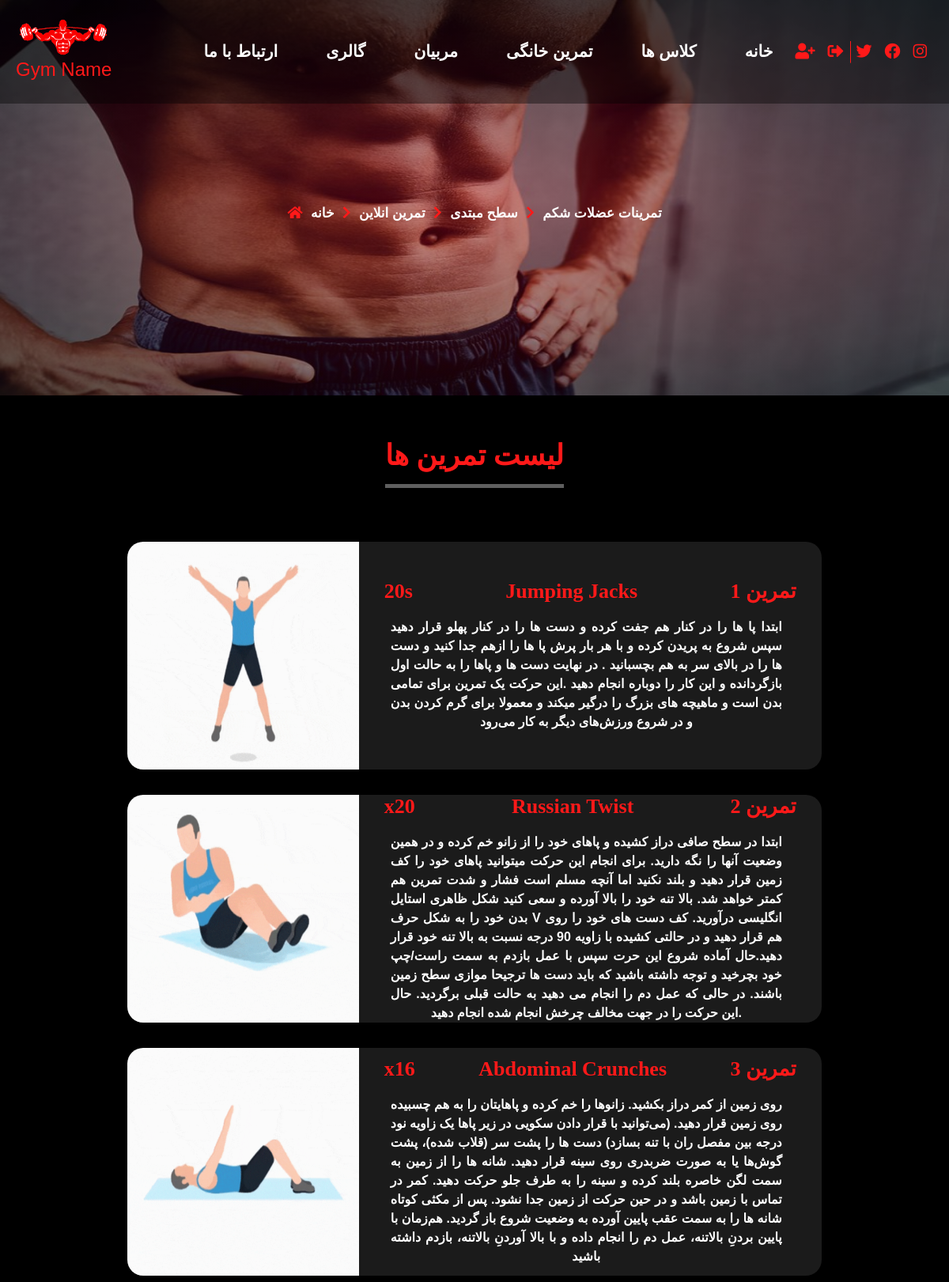
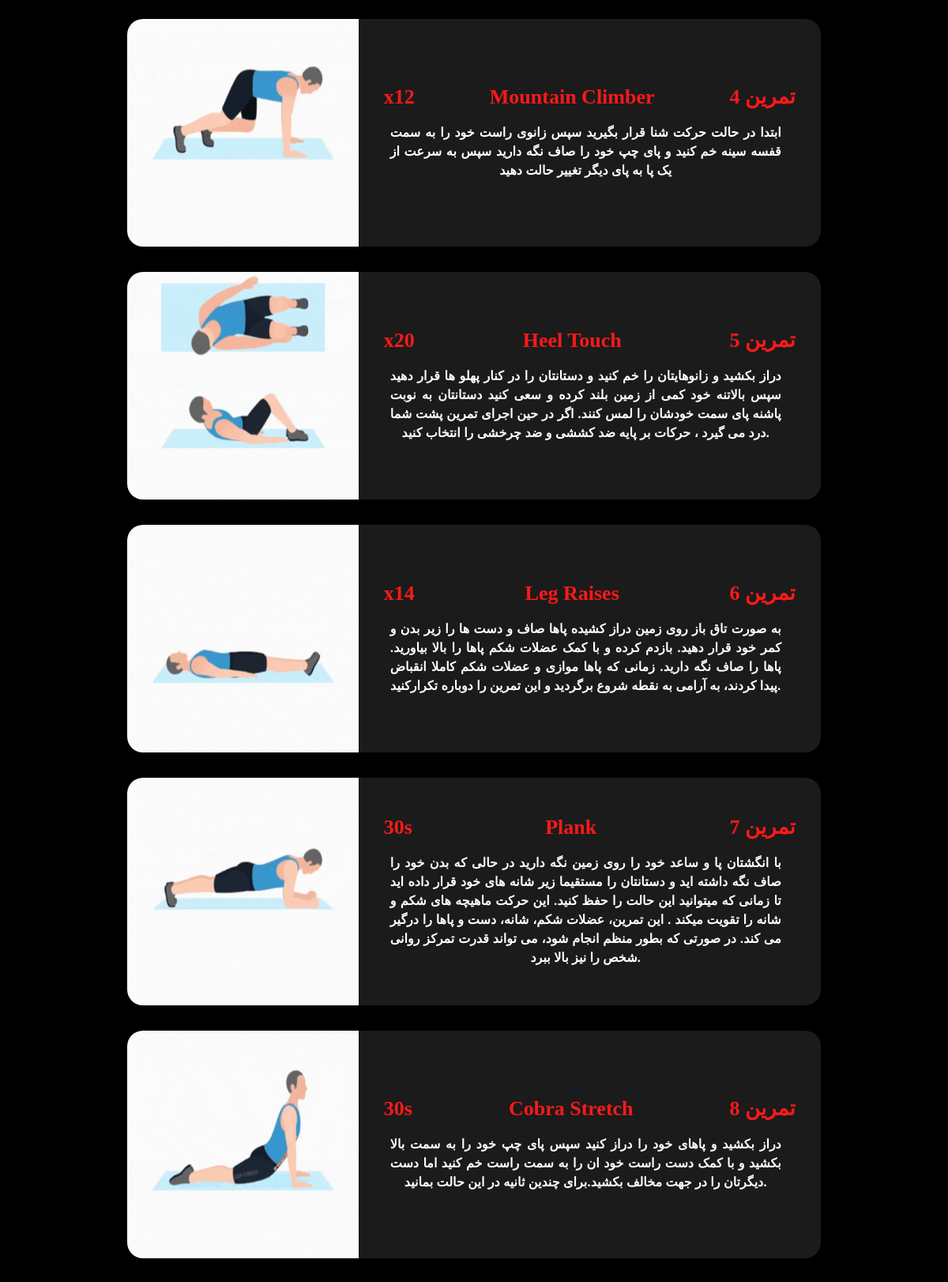
Screenshot of /workouts/workouts/4 (upper part) with the database file from the repository (2 pictures, top to bottom).
### workouts/models.py (models this page shows, shortened)
class Workout_List(models.Model):
    class Grade(models.TextChoices):
            grade1  = 'مبتدی', "مبتدی"
            grade2 = 'متوسط', "متوسط"
            grade3 = 'پیشرفته', "پیشرفته"
    title = models.CharField(max_length=200)
    grade = models.CharField(max_length=200,choices=Grade.choices)
    image = models.ImageField(upload_to='workout/workout_list/%Y/%m/%d')
    selected_workouts = models.ManyToManyField(Workouts,blank=True)
    is_published = models.BooleanField(default=True)
    class Meta:
        verbose_name_plural = "فهرست تمرینات"

class Workouts(models.Model):
     title = models.CharField(max_length=100)
     description = models.TextField()
     rule = models.CharField(max_length=20)
     image = models.ImageField(upload_to='workout/workouts/%Y/%m/%d')
     class Meta:
        verbose_name_plural = "تمرینات"

### workouts/views.py (the view)
# urls.py: path('workouts/', include('workouts.urls')),
def workouts(request,workout_id):
    workouts = get_object_or_404(Workout_List, pk=workout_id)
    context = {
        'workouts' : workouts,
        }
    return render(request, './workouts/workouts.html',context)

### pages/context_processors.py (called while the page is built, shortened)
def info(request):
    info = Contact_Info.objects.all()
    context = {
        'info' : info.first(),
    }
    all_users = User.objects.all()
    for user in all_users:
        active_registers , expired_registers = Register.objects.get_user_registers(user)
        for i in expired_registers:
            i.is_expired=True
            i.save()
    if request.user.is_authenticated:
        cart_obj, new_obj = Cart.objects.new_or_get(request.user)
        cart_count = cart_obj.selected_class.count() + cart_obj.online_selected_class.count()
        context.update({'cart_count' : cart_count})
    return(context)

### registers/models.py (called while the page is built)
def add_dates(sender, instance, *args, **kwrags):
    if instance.status == 'پرداخت شده':
        if instance.register_date is None and instance.expiration_date is None:
            instance.register_date = date.today()
            instance.expiration_date = date.today() + timedelta(days=1)

def pre_save_create_register_id(sender, instance, *args, **kwrags):
    if not instance.register_id:
        instance.register_id = unique_register_id_generator(instance)

def post_save_register(sender, instance, created, *args, **kwrags):
    if created:
        instance.update_total()

def change_cart_status(sender, instance, *args, **kwargs):
    if instance.status == "پرداخت شده":
        qs = Cart.objects.filter(id=instance.cart.id)
        qs.update(terminated=True)

    def get_user_registers(self,user):
        active_classes = []
        qs = self.get_queryset().filter(user=user, status="پرداخت شده")
        for i in qs:
            if i.expiration_date > date.today():
                active_classes.append(i)
        s = set(active_classes)
        expired_classes = [x for x in qs if x not in s]
        return active_classes, expired_classes

### templates/workouts/workouts.html (shortened to what this page needs)
{% extends 'base.html' %}
{% block content %}
  <section>
    <div class="banner" style="background-image: url('{{workouts.image.url }}');">
      <div class="page-address">
        <span><i class="fa fa-home"></i></span>
        <span>{{ workouts.title }}</span>
        <span><i class="fas fa-chevron-right"></i></span>
        <span>سطح {{ workouts.grade }}</span>
        <span><i class="fas fa-chevron-right"></i></span>
        <span>تمرین انلاین</span>
        <span><i class="fas fa-chevron-right"></i></span>
        <span> خانه </span>
      </div>
    </div>
  </section>
  <section class="container-fluid my-5">
    <span class="simple-title">لیست تمرین ها</span>
  {% if not workouts.selected_workouts.all %}
  <div class="col-md-12">
    <p>هیچ تمرینی اضافه نشده است</p>
    </div>
{% else %}
    {% for workout in workouts.selected_workouts.all %}
    <div class="row no-gutters workout">
      <div class="col-md-6 workout-info order-md-2">
        <div class="workout-info-header">
          <h3>تمرین {{ forloop.counter }}</h3>
          <h3>{{workout.title}}</h3>
          <h3 style="font-family: Numberpile;">{{ workout.rule}}</h3>
        </div>
        <p>{{workout.description}}</p>
      </div>
      <div class="col-md-3 workout-image order-md-1">
        <img src="{{workout.image.url}}" alt="" />
      </div>
    </div>
    {% endfor%}
{% endif%}
  </section>
  {% endblock %}

### Gym_Website/static/css/workout.css (style rules this page uses)
body { background-color: black; color: white; font-weight: bolder; font-family: sans-serif; text-align: center; }
section { margin-bottom: 2em; }
i { color: #ff1919; }
.banner { height: 500px; background-repeat: no-repeat; background-size: 100% 100%; display: -webkit-box; display: -ms-flexbox; display: flex; -webkit-box-orient: vertical; -webkit-box-direction: normal; -ms-flex-direction: column; flex-direction: column; -webkit-box-align: center; -ms-flex-align: center; align-items: center; -webkit-box-pack: center; -ms-flex-pack: center; justify-content: center; }
.banner .page-address { margin-top: 2em; z-index: 1; }
.banner .page-address span { padding: 3px; font-size: calc(0.5vw + 11px); }
.banner::after { content: ""; position: absolute; top: 0; left: 0; height: 500px; width: 100%; background: radial-gradient(ellipse at center, rgba(181, 8, 8, 0.38) 0%, rgba(0, 0, 0, 0.6) 100%); background-size: 100% 100%; }
.simple-title { color: #ff1919; font-size: calc(12px + 2vw); display: inline-block; font-family: 'Segoe UI', Tahoma, Geneva, Verdana, sans-serif; margin-bottom: 1em; padding-bottom: 10px; border-bottom: solid 5px #5f5f5f; }
.workout { display: -webkit-box; display: -ms-flexbox; display: flex; -webkit-box-pack: center; -ms-flex-pack: center; justify-content: center; margin: 2em 0; }
.workout .workout-image img { max-width: 100%; min-height: 100%; margin: 0; padding: 0; border-top-left-radius: 20px; border-bottom-left-radius: 20px; }
.workout .workout-info { background-color: #1b1b1b; display: -webkit-box; display: -ms-flexbox; display: flex; -webkit-box-orient: vertical; -webkit-box-direction: normal; -ms-flex-direction: column; flex-direction: column; -webkit-box-pack: center; -ms-flex-pack: center; justify-content: center; border-top-right-radius: 20px; border-bottom-right-radius: 20px; height: 18em; }
.workout .workout-info p { text-align: justify; text-align-last: center; margin-top: 10px; margin-right: 50px; margin-left: 40px; color: white; font-size: calc(10px + 0.5vw); }
.workout .workout-info .workout-info-header { display: -webkit-box; display: -ms-flexbox; display: flex; -webkit-box-pack: justify; -ms-flex-pack: justify; justify-content: space-between; padding: 0 2em; color: #ff1919; margin-top: 15px; direction: rtl; font-family: "Times New Roman", Times, serif; }
.workout .workout-info .workout-info-header h3 { font-weight: bolder; font-size: calc(20px + 0.5vw); }

### rows the page displays
Workout_List: image (picture), title "تمرینات عضلات شکم", grade "مبتدی"
Workouts: title "Jumping Jacks", rule "20s", description "ابتدا پا ها را در کنار هم جفت کرده و دست ها را در کنار پهلو قرار دهید سپس شروع به پریدن کرده و با هر بار پرش پا ها را ازهم جدا کنید و دست ها را در بالای سر به هم بچسبانید . در نهایت دست ها و پاها را به حالت اول بازگردانده و این کار را دوباره انجام دهید .این حرکت یک تمرین برای تمامی بدن است و ماهیچه های بزرگ را درگیر میکند و معمولا برای گرم کردن بدن و در شروع ورزش‌های دیگر به کار می‌رود", image (picture)
Workouts: title "Russian Twist", rule "x20", description "ابتدا در سطح صافی دراز کشیده و پاهای خود را از زانو خم کرده و در همین وضعیت آنها را نگه دارید. برای انجام این حرکت میتوانید پاهای خود را کف زمین قرار دهید و بلند نکنید اما آنچه مسلم است فشار و شدت تمرین هم کمتر خواهد شد. بالا تنه خود را بالا آورده و سعی کنید شکل ظاهری استایل بدن خود را به شکل حرف V انگلیسی درآورید. کف دست های خود را روی هم قرار دهید و در حالتی کشیده با زاویه 90 درجه نسبت به بالا تنه خود قرار دهید.حال آماده شروع این حرت سپس با عمل بازدم به سمت راست/چپ خود بچرخید و توجه داشته باشید که باید دست ها ترجیحا موازی سطح زمین باشند. در حالی که عمل دم را انجام می دهید به حالت قبلی برگردید. حال این حرکت را در جهت مخالف چرخش انجام شده انجام دهید.", image (picture)
Workouts: title "Abdominal Crunches", rule "x16", description "روی زمین از کمر دراز بکشید. زانوها را خم کرده و پاهایتان را به هم چسبیده روی زمین قرار دهید. (می‌توانید با قرار دادن سکویی در زیر پاها یک زاویه نود درجه بین مفصل ران با تنه بسازد) دست ها را پشت سر (قلاب شده)، پشت گوش‌ها یا به صورت ضربدری روی سینه قرار دهید. شانه ها را از زمین به سمت لگن خاصره بلند کرده و سینه را به طرف جلو حرکت دهید. کمر در تماس با زمین باشد و در حین حرکت از زمین جدا نشود. پس از مکثی کوتاه شانه ها را به سمت عقب پایین آورده به وضعیت شروع باز گردید. هم‌زمان با پایین بردنِ بالاتنه، عمل دم را انجام داده و با بالا آوردنِ بالاتنه، بازدم داشته باشید", image (picture)
Workouts: title "Mountain Climber", rule "x12", description "ابتدا در حالت حرکت شنا قرار بگیرید سپس زانوی راست خود را به سمت قفسه سینه خم کنید و پای چپ خود را صاف نگه دارید سپس به سرعت از یک پا به پای دیگر تغییر حالت دهید", image (picture)
Workouts: title "Heel Touch", rule "x20", description "دراز بکشید و زانوهایتان را خم کنید و دستانتان را در کنار پهلو ها قرار دهید سپس بالاتنه خود کمی از زمین بلند کرده و سعی کنید دستانتان به نوبت پاشنه پای سمت خودشان را لمس کنند. اگر در حین اجرای تمرین پشت شما درد می گیرد ، حرکات بر پایه ضد کششی و ضد چرخشی را انتخاب کنید.", image (picture)
Workouts: title "Leg Raises", rule "x14", description "به صورت تاق باز روی زمین دراز کشیده پاها صاف و دست ها را زیر بدن و کمر خود قرار دهید. بازدم کرده و با کمک عضلات شکم پاها را بالا بیاورید. پاها را صاف نگه دارید. زمانی که پاها موازی و عضلات شکم کاملا انقباض پیدا کردند، به آرامی به نقطه شروع برگردید و این تمرین را دوباره تکرارکنید.", image (picture)
Workouts: title "Plank", rule "30s", description "با انگشتان پا و ساعد خود را روی زمین نگه دارید در حالی که بدن خود را صاف نگه داشته اید و دستانتان را مستقیما زیر شانه های خود قرار داده اید تا زمانی که میتوانید این حالت را حفظ کنید. این حرکت ماهیچه های شکم و شانه را تقویت میکند . این تمرین، عضلات شکم، شانه، دست و پاها را درگیر می کند. در صورتی که بطور منظم انجام شود، می تواند قدرت تمرکز روانی شخص را نیز بالا ببرد.", image (picture)
Workouts: title "Cobra Stretch", rule "30s", description "دراز بکشید و پاهای خود را دراز کنید سپس پای چپ خود را به سمت بالا بکشید و با کمک دست راست خود ان را به سمت راست خم کنید اما دست دیگرتان را در جهت مخالف بکشید.برای چندین ثانیه در این حالت بمانید.", image (picture)
